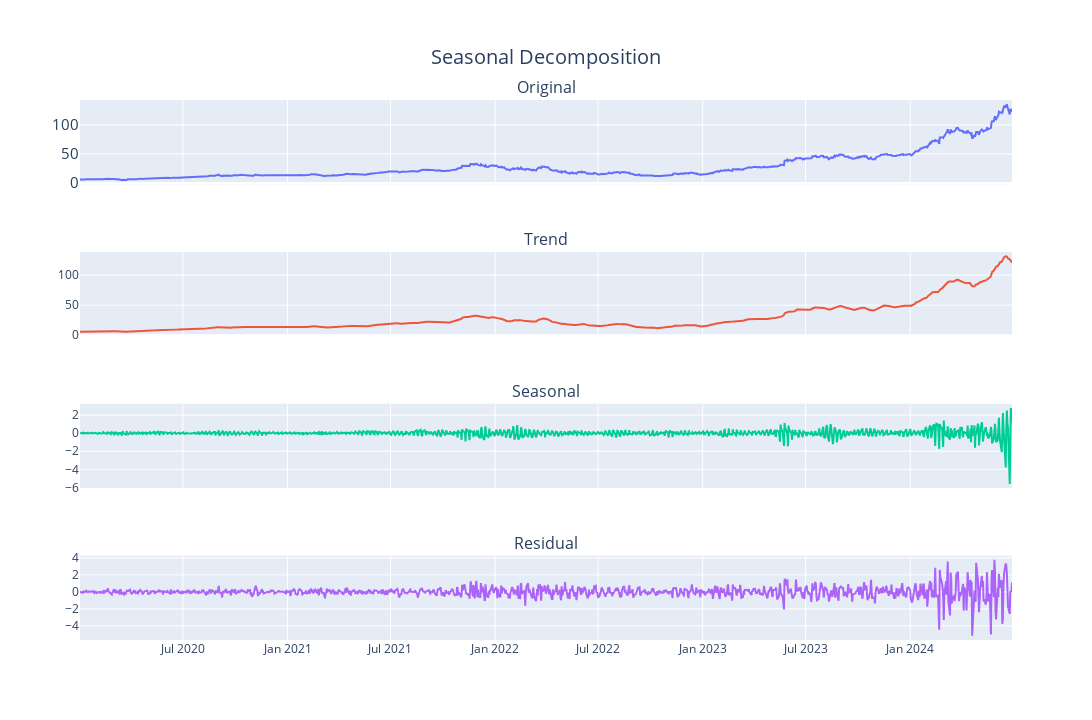

Notebook cell for this chart:
### Code cell
decomposition_plot(ts_index=ts_df.index, 
                   observed=decomp_result_slt.observed, 
                   seasonal=decomp_result_slt.seasonal, 
                   trend=decomp_result_slt.trend, 
                   resid=decomp_result_slt.resid)

### Figure 1 — Plotly figure (JSON) as saved in the notebook; plotly's stock layout.template omitted (floating-point values rounded to 4 significant figures; data arrays with more than 128 entries replaced by an {"elided": "..."} marker saying what was removed)
{"data": [{"name": "Original", "type": "scatter", "x": {"elided": "1172 str values"}, "xaxis": "x", "y": {"elided": "1172 float values"}, "yaxis": "y"}, {"name": "Trend", "type": "scatter", "x": {"elided": "1172 str values"}, "xaxis": "x2", "y": {"elided": "1172 float values"}, "yaxis": "y2"}, {"name": "Seasonal", "type": "scatter", "x": {"elided": "1172 str values"}, "xaxis": "x3", "y": {"elided": "1172 float values"}, "yaxis": "y3"}, {"name": "Residual", "type": "scatter", "x": {"elided": "1172 str values"}, "xaxis": "x4", "y": {"elided": "1172 float values"}, "yaxis": "y4"}], "layout": {"annotations": [{"font": {"size": 16}, "showarrow": false, "text": "Original", "x": 0.5, "xanchor": "center", "xref": "paper", "y": 1, "yanchor": "bottom", "yref": "paper"}, {"font": {"size": 16}, "showarrow": false, "text": "Trend", "x": 0.5, "xanchor": "center", "xref": "paper", "y": 0.7188, "yanchor": "bottom", "yref": "paper"}, {"font": {"size": 16}, "showarrow": false, "text": "Seasonal", "x": 0.5, "xanchor": "center", "xref": "paper", "y": 0.4375, "yanchor": "bottom", "yref": "paper"}, {"font": {"size": 16}, "showarrow": false, "text": "Residual", "x": 0.5, "xanchor": "center", "xref": "paper", "y": 0.1562, "yanchor": "bottom", "yref": "paper"}], "autosize": false, "height": 720, "legend": {"font": {"size": 15}, "orientation": "h", "title": {}, "x": 1, "xanchor": "right", "y": 0.98, "yanchor": "bottom"}, "showlegend": false, "title": {"font": {"size": 20}, "text": "Seasonal Decomposition", "x": 0.5, "xanchor": "center", "yanchor": "top"}, "width": 1200, "xaxis": {"anchor": "y", "domain": [0, 1], "matches": "x4", "showticklabels": false, "tickfont": {"size": 15}, "title": {"font": {"size": 15}}}, "xaxis2": {"anchor": "y2", "domain": [0, 1], "matches": "x4", "showticklabels": false}, "xaxis3": {"anchor": "y3", "domain": [0, 1], "matches": "x4", "showticklabels": false}, "xaxis4": {"anchor": "y4", "domain": [0, 1]}, "yaxis": {"anchor": "x", "domain": [0.8438, 1], "tickfont": {"size": 15}, "title": {"font": {"size": 15}}}, "yaxis2": {"anchor": "x2", "domain": [0.5625, 0.7188]}, "yaxis3": {"anchor": "x3", "domain": [0.2812, 0.4375]}, "yaxis4": {"anchor": "x4", "domain": [0, 0.1562]}}}
